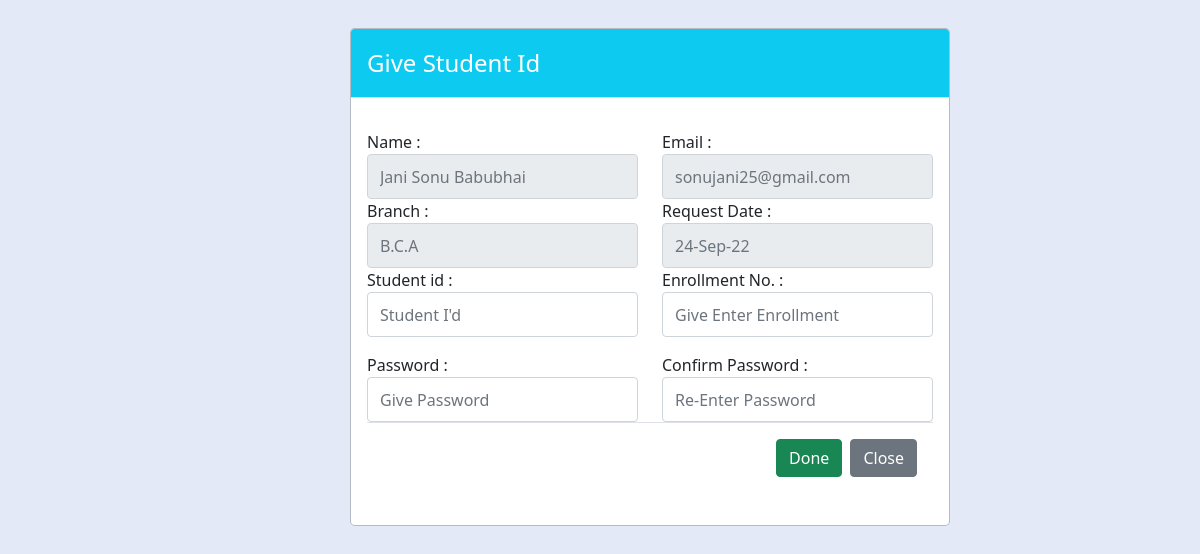
Page /Admin/pending_request.php?id=2 (signed in) on the committed database.
### tables this page shows
CREATE TABLE `student_info` (
  `id` int(11) NOT NULL,
  `stu_id` varchar(30) DEFAULT NULL,
  `enrollment` double DEFAULT NULL,
  `password` varchar(50) DEFAULT NULL,
  `student_name` varchar(50) NOT NULL,
  `last_name` varchar(20) NOT NULL,
  `student_image` varchar(255) NOT NULL,
  `birth_date` date NOT NULL,
  `email` varchar(100) NOT NULL,
  `phone_number` bigint(20) NOT NULL,
  `gender` varchar(10) NOT NULL,
  `status` varchar(10) NOT NULL,
  `branch` varchar(10) NOT NULL,
  `admission_date` varchar(50) NOT NULL,
  `category` varchar(30) NOT NULL,
  `father_name` varchar(30) NOT NULL,
  `father_phone_no` bigint(20) NOT NULL,
  `father_occupation` varchar(50) NOT NULL,
  `address` varchar(200) NOT NULL,
  `pincode` int(11) NOT NULL,
  `city` varchar(30) NOT NULL,
  `action` varchar(20) NOT NULL
);

### Admin/pending_request.php (the view, shortened to what this page needs)
<?php
require_once "../assets/connection/config.php";
?>
<?php
$id = $_GET['id'];
?>
<link rel="stylesheet" href="https://cdnjs.cloudflare.com/ajax/libs/font-awesome/6.1.1/css/all.min.css" />
<link href="https://cdn.jsdelivr.net/npm/bootstrap@5.1.3/dist/css/bootstrap.min.css" rel="stylesheet">
<link rel="stylesheet" href="https://cdn.datatables.net/1.12.1/css/dataTables.bootstrap5.min.css">
<link href='https://unpkg.com/boxicons@2.1.1/css/boxicons.min.css' rel='stylesheet'>
</head>
<body>
    <?php
    $select = " SELECT * FROM student_info WHERE id = '$id'";
    $result = mysqli_query($conn, $select);
    while ($row = mysqli_fetch_array($result)) { ?>
        <div class="modal-dialog modal-md ">
            <div class="modal-content" style="width: 600px;">
                <div class="modal-header bg-info text-white">
                    <h4 class="modal-title text-center"> Give Student Id </h4>
                </div>
                <div class="modal-body">
                    <form action="" method="post" enctype="multipart/form-data">
                        <div class="row mt-3">
                            <div class="col-md-6">
                                <div class="form-group">
                                    <label> Name :</label>
                                    <input class="form-control" placeholder="<?php echo $row["last_name"] . " " . $row["student_name"] . " " . $row["father_name"]  ?>" readonly>
                                </div>
                            </div>
                            <div class="col-md-6">
                                <div class="form-group">
                                    <label> Email :</label>
                                    <input class="form-control" placeholder="<?php echo $row["email"] ?>" readonly>
                                </div>
                            </div>
                            <div class="col-md-6">
                                <div class="form-group">
                                    <label> Branch :</label>
                                    <input class="form-control" placeholder="<?php echo $row["branch"] ?>" readonly>
                                </div>
                            </div>
                            <div class="col-md-6">
                                <div class="form-group">
                                    <label> Request Date :</label>
                                    <input class="form-control" placeholder="<?php echo date("d-M-y", strtotime($row["admission_date"])); ?>" readonly>
                                </div>
                            </div>
                            <div class="col-md-6 ">
                                <div class="form-group">
                                    <label> Student id :</label>
                                    <input type="text" name="sid" class="form-control" placeholder="Student I'd" required>
                                </div>
                            </div>
                            <div class="col-md-6">
                                <div class="form-group">
                                    <label> Enrollment No. :</label>
                                    <input type="text" name="enrollment" pattern="[0-9]{12}" class="form-control" placeholder="Give Enter Enrollment" required>
                                </div>
                            </div>
                            <div class="col-md-6 mt-3">
                                <div class="form-group">
                                    <label> Password :</label>
                                    <input type="text" name="password" placeholder="Give Password" class="form-control" required>
                                </div>
                            </div>
                            <div class="col-md-6 mt-3">
                                <div class="form-group">
                                    <label> Confirm Password :</label>
                                    <input type="password" name="conpass" class="form-control" placeholder="Re-Enter Password" required>
                                </div>
                            </div>
                        </div>
                        <div class="modal-footer">
                            <input class="btn btn-success" type="submit" onclick="done()" name="approve" value="Done" />
                            <?php echo "<a class='btn btn-secondary' type='submit' name='save' href=admin_index.php>Close</a> "
                            ?>
                        </div>
                    </form>
                <?php }
                ?>
                </div>
            </div>
        </div>
</body>

### Admin/pending_request.php (style rules this page uses)
body { background-color: #E4E9F7; }
input.form-control { height: 45px; }

### rows in the picture
student_info: last_name+student_name+father_name "Jani Sonu Babubhai", email "sonujani25@gmail.com", branch "B.C.A", admission_date "24-Sep-22"
